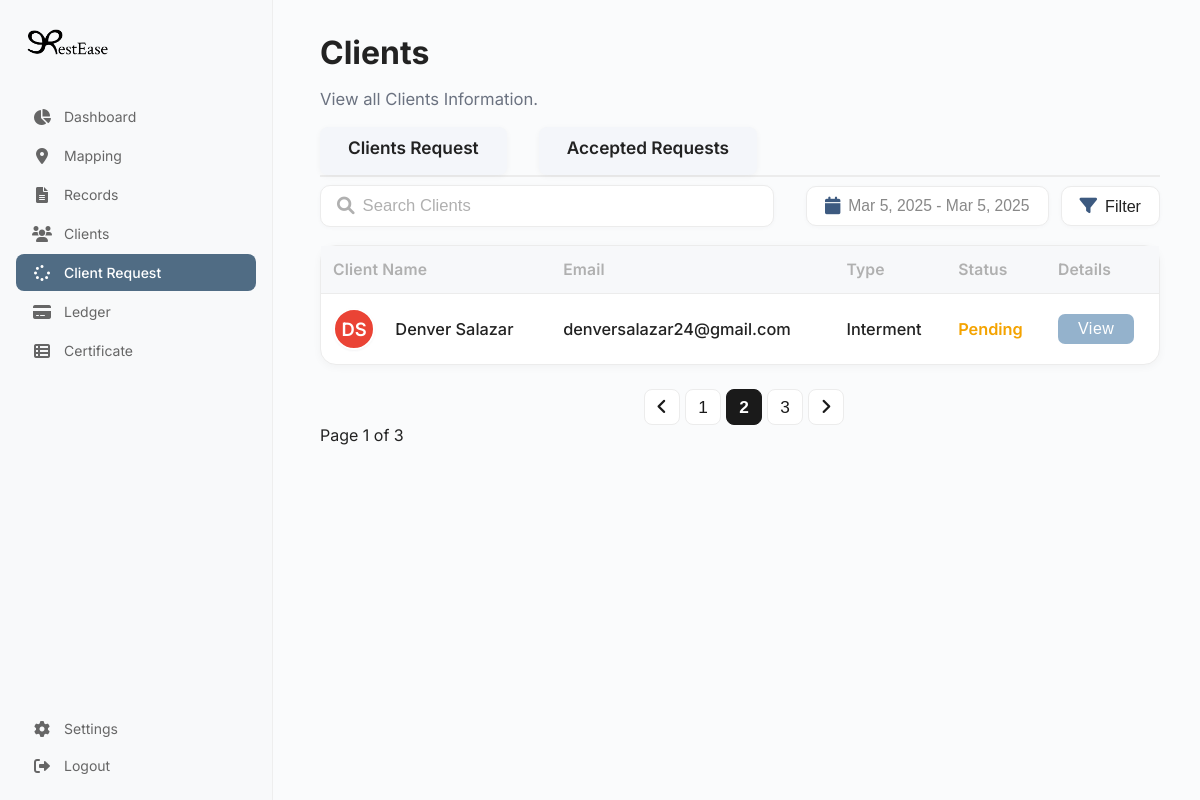
The page /AdminSide/ClientsRequest.php on the database its author committed.
### tables this page shows
CREATE TABLE `client_requests` (
  `id` int(11) NOT NULL,
  `user_id` int(11) DEFAULT NULL,
  `type` enum('Interment','Transfer','Exhumation') NOT NULL,
  `first_name` varchar(100) NOT NULL,
  `last_name` varchar(100) NOT NULL,
  `middle_name` varchar(100) DEFAULT NULL,
  `age` int(11) NOT NULL,
  `dob` varchar(50) NOT NULL,
  `dod` varchar(50) NOT NULL,
  `residency` varchar(150) NOT NULL,
  `informant_name` varchar(150) NOT NULL,
  `file_upload` varchar(255) DEFAULT NULL,
  `created_at` timestamp NOT NULL DEFAULT current_timestamp()
);

CREATE TABLE `users` (
  `id` int(11) NOT NULL,
  `first_name` varchar(100) NOT NULL,
  `last_name` varchar(100) NOT NULL,
  `email` varchar(255) NOT NULL,
  `contact_no` varchar(30) NOT NULL,
  `password` varchar(255) NOT NULL,
  `created_at` timestamp NOT NULL DEFAULT current_timestamp(),
  `reset_code` varchar(6) DEFAULT NULL,
  `reset_expires` datetime DEFAULT NULL,
  `profile_picture` varchar(255) DEFAULT NULL
);

### AdminSide/ClientsRequest.php (the view, shortened to what this page needs)
<!DOCTYPE html>
<html lang="en">
<head>
  <link rel="stylesheet" href="https://cdnjs.cloudflare.com/ajax/libs/font-awesome/6.0.0/css/all.min.css">
  <link rel="stylesheet" href="../css/Clients.css">
  <link rel="stylesheet" href="../css/sidebar.css">
</head>
<body>
  <?php include '../Includes/sidebar.php'; ?>
  <main class="main-content">
    <div class="clients-header">
      <h1>Clients</h1>
      <p class="subtitle">View all Clients Information.</p>
    </div>
    <div class="clients-tabs-bar">
      <div class="clients-tabs">
        <span class="clients-tab-title" id="tab-clients-request" onclick="showTab('clients-request')">Clients Request</span>
        <span class="clients-tab-title" id="tab-accepted-request" onclick="showTab('accepted-request')">Accepted Requests</span>
      </div>
    </div>
    <div id="clients-request-section">
      <div class="clients-actions">
        <div class="search-container">
          <i class="fas fa-search"></i>
          <input type="text" placeholder="Search Clients">
        </div>
        <div class="actions-right">
          <button class="date-picker-btn"><i class="fas fa-calendar"></i> <span>Mar 5, 2025 - Mar 5, 2025</span></button>
          <button class="filter-btn"><i class="fas fa-filter"></i> Filter</button>
        </div>
      </div>
      <?php
      include_once '../Includes/db.php';
      $sql = "SELECT cr.*, u.first_name, u.last_name, u.email FROM client_requests cr JOIN users u ON cr.user_id = u.id ORDER BY cr.created_at DESC";
      $result = $conn->query($sql);
      ?>
      <div class="clients-table-container">
        <table class="clients-table">
          <thead>
            <tr>
              <th>Client Name</th>
              <th>Email</th>
              <th>Type</th>
              <th>Status</th>
              <th>Details</th>
            </tr>
          </thead>
          <tbody>
            <?php if ($result && $result->num_rows > 0): ?>
              <?php while ($row = $result->fetch_assoc()): ?>
                <?php
                  $firstName = htmlspecialchars($row['first_name']);
                  $lastName = htmlspecialchars($row['last_name']);
                  $name = $firstName . ' ' . $lastName;
                  $email = htmlspecialchars($row['email']);
                  $initials = strtoupper(substr($firstName, 0, 1) . substr($lastName, 0, 1));
                  $colorIndex = (abs(crc32($firstName . $lastName)) % 10) + 1;
                  $colorClass = "avatar-color-$colorIndex";
                ?>
                <tr>
                  <td>
                    <div class="avatar-img avatar-google <?php echo $colorClass; ?>" style="display:inline-flex;"><?php echo $initials; ?></div>
                    <span class="client-name" style="vertical-align:middle; margin-left:4px; display:inline-block;"><?php echo $name; ?></span>
                  </td>
                  <td><?php echo $email; ?></td>
                  <td><?php echo htmlspecialchars($row['type']); ?></td>
                  <td><span class="status-badge status-pending">Pending</span></td>
                  <td><button class="view-btn" onclick="openPopup(<?php echo $row['id']; ?>, 'pending')">View</button></td>
                </tr>
              <?php endwhile; ?>
            <?php else: ?>
              <tr><td colspan="5">No client requests found.</td></tr>
            <?php endif; ?>
          </tbody>
        </table>
      </div>
    </div>
     <div class="clients-pagination-bar">
      <div class="pagination">
        <button class="page-btn"><i class="fas fa-angle-left"></i></button>
        <button class="page-btn">1</button>
        <button class="page-btn active">2</button>
        <button class="page-btn">3</button>
        <button class="page-btn"><i class="fas fa-angle-right"></i></button>
      </div>
    </div>
    <div>
        <span> Page 1 of 3
          </span>
        </div>
  </main>
</body>
</html>

### css/Clients.css (style rules this page uses)
:root { --primary-color: #1a1a1a; --sidebar-width: 240px; --header-height: 60px; --border-radius: 8px; --gray-border: #ececec; --gray-table: #f7f8fa; }
body { font-family: 'Inter', sans-serif; background: #fafbfc; margin: 0; color: #222; }
.main-content { margin-left: 260px; padding: 12px 40px 80px 60px; }
.avatar-google { display: flex; align-items: center; justify-content: center; width: 38px; height: 38px; border-radius: 50%; color: #fff; font-weight: 600; font-size: 1.15rem; margin-right: 10px; text-transform: uppercase; box-shadow: 0 1px 4px rgba(60,60,60,0.10); vertical-align: middle; letter-spacing: 0px; background: #4285f4; padding: 0; font-family: 'Inter', Arial, sans-serif; border: none; }
.avatar-img { width: 38px; height: 38px; border-radius: 50%; background-size: cover; background-position: center; display: flex; align-items: center; justify-content: center; margin-right: 12px; border: 2px solid #fff; box-shadow: 0 1px 2px rgba(60,72,88,0.06); }
.avatar-color-2 { background: #ea4335; }
.clients-header h1 { font-size: 2rem; font-weight: 700; margin-bottom: 0px; }
.clients-header .subtitle { font-size: 1.04rem; color: #6b7280; margin-bottom: 18px; }
.clients-tabs-bar { display: flex; justify-content: flex-start; align-items: center; margin-bottom: 0; border-bottom: 2px solid var(--gray-border); height: 48px; padding-bottom: 0; }
.clients-tabs { display: flex; gap: 32px; height: 100%; }
.clients-actions { display: flex; align-items: center; justify-content: space-between; gap: 24px; margin: 8px 0 12px 0; width: 100%; }
.actions-right { display: flex; align-items: center; gap: 12px; }
.search-container { flex: 1 1 320px; max-width: 420px; display: flex; align-items: center; background: #fff; border-radius: 10px; border: 1px solid var(--gray-border); padding: 0 16px; height: 40px; min-width: 320px; box-shadow: 0 1px 4px rgba(60,72,88,0.03); }
.search-container i { color: #b0b0b0; margin-right: 8px; font-size: 1.1rem; }
.search-container input { border: none; background: transparent; outline: none; font-size: 1.04rem; width: 100%; color: #222; font-weight: 400; padding: 0; margin: 0; }
.search-container input::placeholder { color: #b0b0b0; font-weight: 400; opacity: 1; }
.date-picker-btn, .filter-btn { background: #fff; border: 1px solid #ececec; border-radius: 10px; padding: 0 18px; height: 40px; font-size: 1.01rem; color: #222; display: flex; align-items: center; gap: 8px; cursor: pointer; transition: border 0.2s; font-weight: 500; box-shadow: 0 1px 4px rgba(60,72,88,0.03); margin-left: 0; }
.date-picker-btn i, .filter-btn i { color: #3d5a80; font-size: 1.1rem; }
.date-picker-btn span { color: #888; font-size: 0.98rem; font-weight: 400; }
.clients-table-container { background: #fff; border-radius: 16px; box-shadow: 0 2px 8px rgba(0,0,0,0.04); margin-top: 18px; overflow: visible; border: 1px solid var(--gray-border); }
.clients-table { width: 100%; border-collapse: collapse; }
.clients-table th, .clients-table td { text-align: left; padding: 14px 12px; font-size: 1.02rem; border-bottom: 1px solid #f0f0f0; }
.clients-table th { font-size: 0.98rem; letter-spacing: 0.01em; background: var(--gray-table); color: #b0b0b0; font-weight: 600; border-bottom: 1px solid var(--gray-border); }
.clients-table td { vertical-align: middle; font-size: 1.02rem; color: #222; font-weight: 500; }
.status-pending { color: #f4a300 !important; font-weight: 600; }
.clients-table th, .clients-table td { padding-top: 14px; padding-bottom: 14px; }
.clients-table tr:last-child td { border-bottom: none; }
.clients-pagination-bar { display: flex; justify-content: center; align-items: center; margin-top: 24px; gap: 18px; font-size: 1.01rem; color: #888; padding-left: 8px; }
.pagination { display: flex; gap: 5px; }
.page-btn { background: #fff; border: 1px solid var(--gray-border); border-radius: 8px; width: 36px; height: 36px; font-size: 1.08rem; color: var(--primary-color); cursor: pointer; transition: background 0.2s, border 0.2s; font-weight: 500; }
.page-btn.active { background: var(--primary-color); color: #fff; border: 1.5px solid var(--primary-color); font-weight: 700; }
.page-btn i { font-size: 1.1rem; }
.btn-view, .view-btn, button.view-btn, button.btn-view { background: #94b2cc; color: #fff; border: none; border-radius: 7px; padding: 6px 20px; font-size: 1rem; font-weight: 400; cursor: pointer; transition: background 0.2s, box-shadow 0.2s; box-shadow: none; outline: none; letter-spacing: 0.5px; display: inline-block; }

### rows shown on the page
client_requests: user.last_name "DS", user.last_name "Denver Salazar", user.email "denversalazar24@gmail.com", type "Interment"
